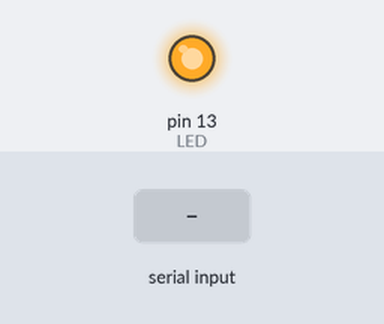
Bench run of a sketch on a simulated Teensy 4. Parts: output pins drawn as LEDs (lit = HIGH). Inputs (shaded band) come from the test bench. What the sketch prints to the serial monitor is not drawn.

Above: at 0.1 s.
At 3.2 s:
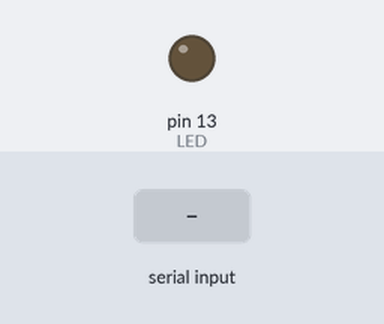
3.3 s: "}" received over the second serial link
Timing chart, 0 to 6.3 s (numbered marks = the images above; inputs shaded):
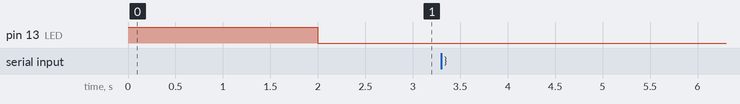

The sketch:

Olin_Gravl_US_Sensor_Serial_Second_Teensy.ino
```cpp
//#define HWSERIAL Serial2

int LED = 13;
uint32_t FLAG_time; // millis() time when flag was raised for turning on/off FLAG LED (13)

uint32_t serial_freq_time = 0;

float measured_serial_freq;

String data_string;

void setup() {
  Serial.begin(9600);
  Serial2.begin(9600);
  pinMode(LED, OUTPUT);

  digitalWrite(LED, HIGH);
  delay(2000);
  digitalWrite(LED, LOW);
}


void loop() {


  if (Serial2.available() > 0) {
    digitalWrite(LED, HIGH);
    char incoming_character = Serial2.read();
    data_string.concat(incoming_character);

    if (incoming_character == '}'){
      int data_length = data_string.length();
      Serial.println(data_string);
      data_string = "";

      measured_serial_freq = 1000.0/(float(millis() - serial_freq_time)); // calc frequency with current time and time from last loop (serial_freq_time)
      serial_freq_time = millis(); // take current time for next freq measurement
      //Serial.println(measured_serial_freq);
    }
  }
  digitalWrite(LED, LOW);
}
```
